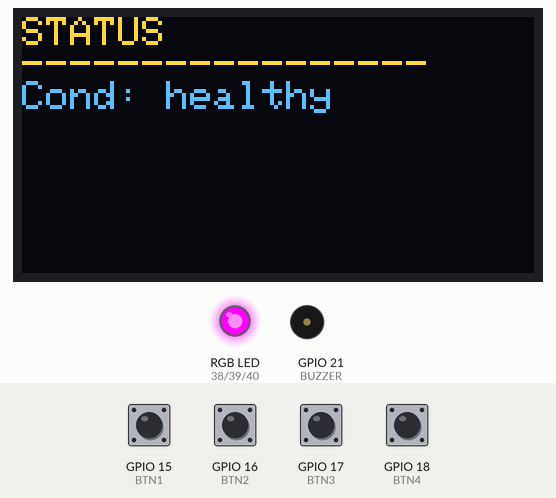
Simulated run of this sketch. Board: ESP32. Shown: 128×64 one-colour display, an RGB LED mixed from three pins (HIGH = lit), buzzer (waves = sounding, pin HIGH). The test bench sets the inputs (shaded band); at power-on: GPIO 15 (BTN1), GPIO 16 (BTN2), GPIO 17 (BTN3), GPIO 18 (BTN4) HIGH. The OLED is the two-colour kind (top 16 rows yellow); WiFi joins after 1.5 s; servers stay silent unless stated; what the sketch prints to the serial monitor is not drawn.

Above: at 1.7 s.
1.8 s: GPIO 17 (BTN3) pulled LOW for 0.15 s
At 2.15 s:
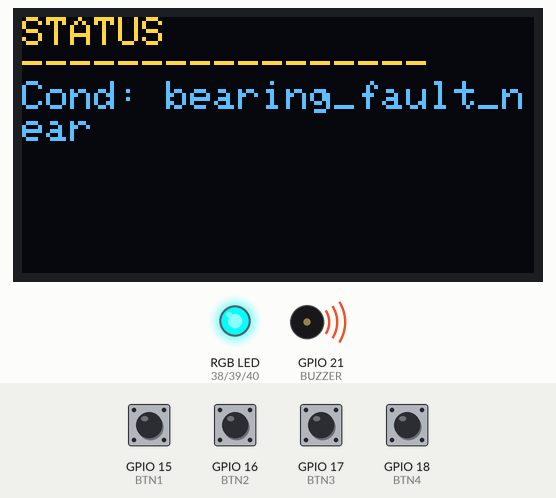
2.5 s: GPIO 15 (BTN1) pulled LOW for 0.15 s
At 2.85 s:
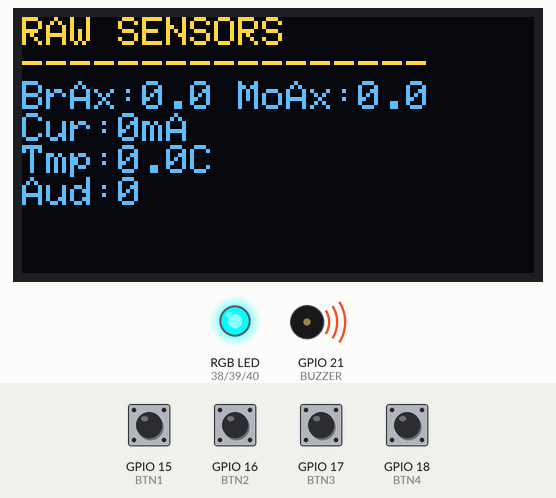
3.2 s: GPIO 18 (BTN4) pulled LOW for 0.15 s
At 4.4 s:
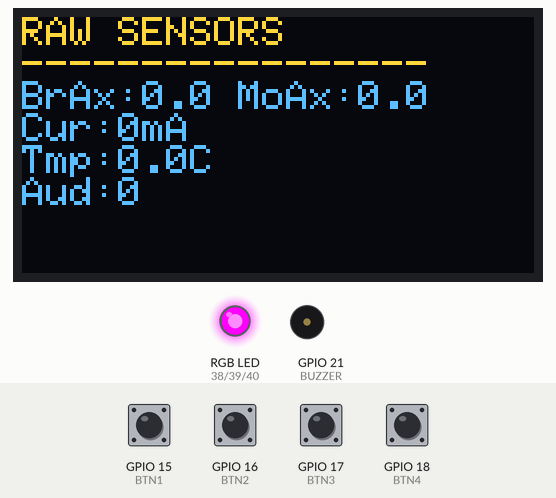
4.8 s: GPIO 18 (BTN4) pulled LOW for 1 s
At 5.4 s:
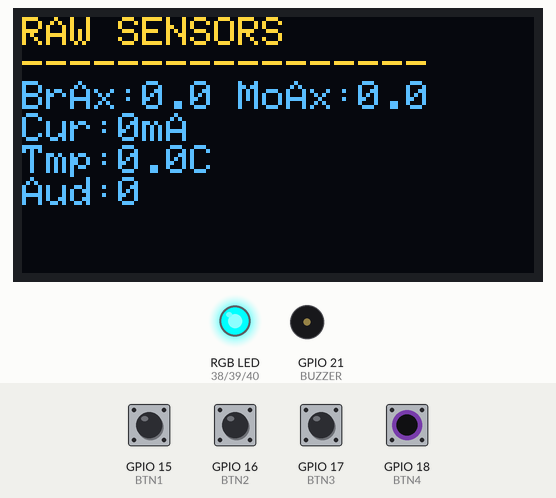
6.4 s: GPIO 16 (BTN2) pulled LOW for 0.15 s
At 6.69 s:
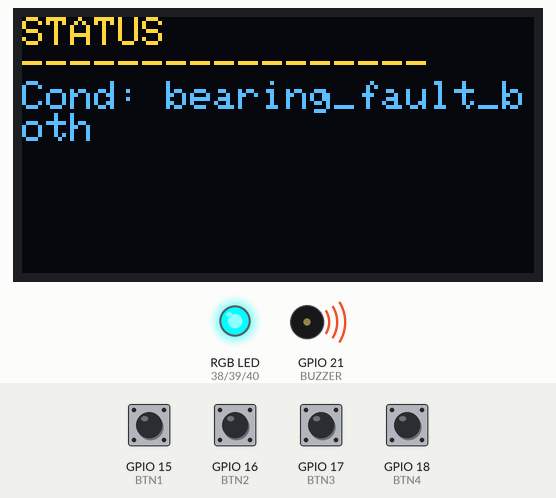
7.1 s: GPIO 17 (BTN3) pulled LOW for 1 s
At 7.34 s:
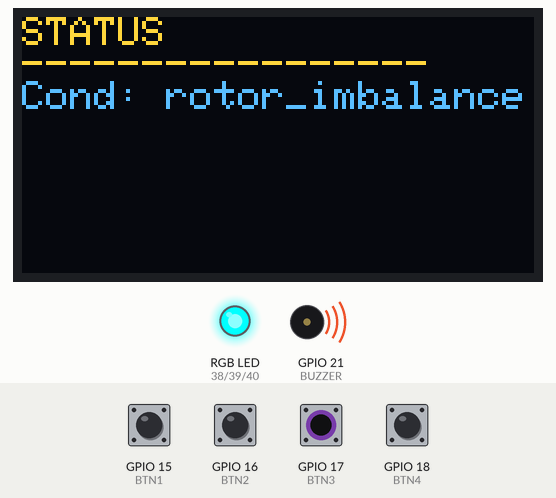
Timing chart, 0 to 10.1 s (numbered marks = the images above; inputs shaded):
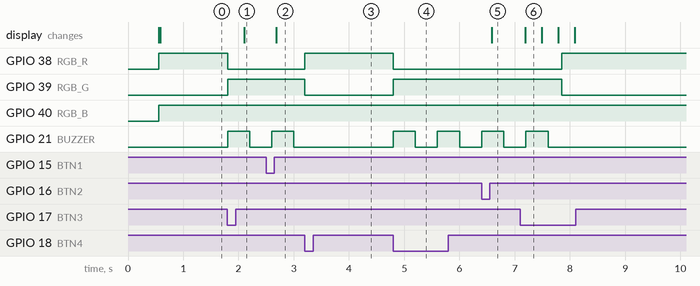

Measured:
- after the input at 1.8 s, GPIO 38 (RGB_R): HIGH → LOW at once; GPIO 39 (RGB_G): LOW → HIGH at once; GPIO 21 (BUZZER): LOW → HIGH at once, → LOW 0.40 s later; the display: changes after 0.30 s (image 1)
- after the input at 2.5 s, the display: changes after 0.18 s (image 2)
- after the input at 3.2 s, GPIO 38 (RGB_R): LOW → HIGH at once; GPIO 39 (RGB_G): HIGH → LOW at once; GPIO 21 (BUZZER): stops changing and stays LOW
- after the input at 4.8 s, GPIO 38 (RGB_R): HIGH → LOW at once; GPIO 39 (RGB_G): LOW → HIGH at once; GPIO 21 (BUZZER): alternates HIGH for 0.40 s and LOW for 0.40 s, starting at once
- after the input at 6.4 s, the display: changes after 0.19 s (image 5)
- after the input at 7.1 s, GPIO 38 (RGB_R): LOW → HIGH after 0.75 s; GPIO 39 (RGB_G): HIGH → LOW after 0.75 s; GPIO 21 (BUZZER): goes on until 7.6 s, then stays LOW; the display: changes after 0.09 s (image 6)

The sketch:

receiver_demo.ino
```cpp
// RECEIVER - DEMO MODE FOR VIDEO RECORDING (with web page control)
// Standalone demo sketch - not the real live-inference receiver.
//
// Real sensor data still flows in live via ESP-NOW and is shown on the raw
// sensor page (Button 1) - that page is genuine, not hardcoded.
//
// The "current condition" on the status page (Button 2) can be changed
// THREE ways: physical Button 3 (next) / Button 4 (previous), OR by
// connecting to this board's own WiFi hotspot and clicking a status on
// the web page it hosts.
//
// WiFi hotspot: SSID "PredictiveMaintenance", password "maintenance123"
// After connecting, open a browser to: http://192.168.4.1

#include <WiFi.h>
#include <esp_now.h>
#include <WebServer.h>
#include <SPI.h>
#include <Adafruit_GFX.h>
#include <Adafruit_SSD1306.h>

#define FRAME_SIZE 75
#define PAYLOAD_SIZE 72
#define SYNC_BYTE_1 0xAA
#define SYNC_BYTE_2 0x55

// ---- OLED pins (SPI) ----
#define OLED_CS   8
#define OLED_DC   9
#define OLED_RST  10
#define OLED_MOSI 11
#define OLED_SCK  12
#define SCREEN_WIDTH 128
#define SCREEN_HEIGHT 64
Adafruit_SSD1306 display(SCREEN_WIDTH, SCREEN_HEIGHT, &SPI, OLED_DC, OLED_RST, OLED_CS);

// ---- Buttons ----
#define BTN1 15
#define BTN2 16
#define BTN3 17
#define BTN4 18

// ---- Buzzer ----
#define BUZZER 21

// ---- RGB LED (common anode - LOW = on) ----
#define RGB_R 38
#define RGB_G 39
#define RGB_B 40

// ---- WiFi hotspot settings ----
const char* AP_SSID = "PredictiveMaintenance";
const char* AP_PASSWORD = "maintenance123";
const int WIFI_CHANNEL = 1;

WebServer server(80);

// ---- The 7 trained fault classes ----
const char* DEMO_LABELS[] = {
  "healthy",
  "bearing_fault_near",
  "bearing_fault_far",
  "bearing_fault_both",
  "rotor_imbalance",
  "shaft_misalignment",
  "mechanical_looseness"
};
const int NUM_DEMO_LABELS = 7;
int currentDemoIndex = 0;

// ---- Latest raw sensor values (real, live) ----
float latest_bearing_ax, latest_bearing_ay, latest_bearing_az;
float latest_motor_ax, latest_motor_ay, latest_motor_az;
float latest_current_mA, latest_temperature_C, latest_audio_rms;

// ---- Display / UI state ----
int displayPage = 1;
unsigned long lastOledUpdate = 0;
const unsigned long OLED_UPDATE_INTERVAL = 300;

// ---- Buzzer state ----
unsigned long lastBeepTime = 0;
bool beepState = false;

// ---- Button debounce ----
unsigned long lastButtonPress = 0;
const unsigned long BUTTON_DEBOUNCE_MS = 250;


void onDataRecv(const esp_now_recv_info_t *info, const uint8_t *data, int len) {
  if (len != FRAME_SIZE) return;
  if (data[0] != SYNC_BYTE_1 || data[1] != SYNC_BYTE_2) return;

  uint8_t checksum = 0;
  for (int i = 0; i < PAYLOAD_SIZE; i++) checksum ^= data[2 + i];
  if (checksum != data[74]) return;

  const uint8_t *payload = &data[2];

  float bearing_ax, bearing_ay, bearing_az, bearing_gx, bearing_gy, bearing_gz;
  float motor_ax, motor_ay, motor_az, motor_gx, motor_gy, motor_gz;
  float bus_voltage, current, power, temperature, audio_rms;
  uint32_t packet_counter;

  memcpy(&bearing_ax, payload + 0,  4);
  memcpy(&bearing_ay, payload + 4,  4);
  memcpy(&bearing_az, payload + 8,  4);
  memcpy(&bearing_gx, payload + 12, 4);
  memcpy(&bearing_gy, payload + 16, 4);
  memcpy(&bearing_gz, payload + 20, 4);
  memcpy(&motor_ax,   payload + 24, 4);
  memcpy(&motor_ay,   payload + 28, 4);
  memcpy(&motor_az,   payload + 32, 4);
  memcpy(&motor_gx,   payload + 36, 4);
  memcpy(&motor_gy,   payload + 40, 4);
  memcpy(&motor_gz,   payload + 44, 4);
  memcpy(&bus_voltage,payload + 48, 4);
  memcpy(&current,    payload + 52, 4);
  memcpy(&power,       payload + 56, 4);
  memcpy(&temperature,payload + 60, 4);
  memcpy(&audio_rms,  payload + 64, 4);
  memcpy(&packet_counter, payload + 68, 4);

  latest_bearing_ax = bearing_ax; latest_bearing_ay = bearing_ay; latest_bearing_az = bearing_az;
  latest_motor_ax = motor_ax; latest_motor_ay = motor_ay; latest_motor_az = motor_az;
  latest_current_mA = current; latest_temperature_C = temperature; latest_audio_rms = audio_rms;
}

void setRgbColor(int r, int g, int b) {
  digitalWrite(RGB_R, r ? LOW : HIGH);
  digitalWrite(RGB_G, g ? LOW : HIGH);
  digitalWrite(RGB_B, b ? LOW : HIGH);
}

void updateRgbAndBuzzer() {
  bool isFault = (currentDemoIndex != 0);

  if (isFault) {
    setRgbColor(HIGH, LOW, LOW);
    unsigned long now = millis();
    if (now - lastBeepTime >= 400) {
      beepState = !beepState;
      digitalWrite(BUZZER, beepState ? HIGH : LOW);
      lastBeepTime = now;
    }
  } else {
    setRgbColor(LOW, HIGH, LOW);
    digitalWrite(BUZZER, LOW);
  }
}

void updateOledDisplay() {
  unsigned long now = millis();
  if (now - lastOledUpdate < OLED_UPDATE_INTERVAL) return;
  lastOledUpdate = now;

  display.clearDisplay();
  display.setTextSize(1);
  display.setTextColor(SSD1306_WHITE);
  display.setCursor(0, 0);

  if (displayPage == 1) {
    display.println("STATUS");
    display.println("-----------------");
    display.print("Cond: ");
    display.println(DEMO_LABELS[currentDemoIndex]);
  } else {
    display.println("RAW SENSORS");
    display.println("-----------------");
    display.print("BrAx:"); display.print(latest_bearing_ax, 1);
    display.print(" MoAx:"); display.println(latest_motor_ax, 1);
    display.print("Cur:"); display.print(latest_current_mA, 0); display.println("mA");
    display.print("Tmp:"); display.print(latest_temperature_C, 1); display.println("C");
    display.print("Aud:"); display.println(latest_audio_rms, 0);
  }

  display.display();
}

void checkButtons() {
  unsigned long now = millis();
  if (now - lastButtonPress < BUTTON_DEBOUNCE_MS) return;

  if (digitalRead(BTN1) == LOW) {
    displayPage = 0;
    lastButtonPress = now;
  } else if (digitalRead(BTN2) == LOW) {
    displayPage = 1;
    lastButtonPress = now;
  } else if (digitalRead(BTN3) == LOW) {
    currentDemoIndex = (currentDemoIndex + 1) % NUM_DEMO_LABELS;
    lastButtonPress = now;
  } else if (digitalRead(BTN4) == LOW) {
    currentDemoIndex = (currentDemoIndex - 1 + NUM_DEMO_LABELS) % NUM_DEMO_LABELS;
    lastButtonPress = now;
  }
}

// ---- Web server handlers ----

String buildWebPage() {
  String html = "<!DOCTYPE html><html><head><title>Predictive Maintenance Demo</title>";
  html += "<meta name='viewport' content='width=device-width, initial-scale=1'>";
  html += "<style>";
  html += "body{font-family:sans-serif;background:#1e1e2f;color:#fff;text-align:center;padding:20px;}";
  html += "h1{font-size:20px;color:#8ab4f8;}";
  html += "p.current{font-size:16px;color:#9be29b;margin-bottom:20px;}";
  html += "a.btn{display:block;margin:10px auto;padding:16px;width:80%;max-width:320px;";
  html += "background:#2f5496;color:#fff;text-decoration:none;border-radius:8px;font-size:16px;}";
  html += "a.btn.active{background:#c0392b;}";
  html += "</style></head><body>";
  html += "<h1>Receiver Status Control</h1>";
  html += "<p class='current'>Current: " + String(DEMO_LABELS[currentDemoIndex]) + "</p>";

  for (int i = 0; i < NUM_DEMO_LABELS; i++) {
    String activeClass = (i == currentDemoIndex) ? " active" : "";
    html += "<a class='btn" + activeClass + "' href='/set?state=" + String(i) + "'>" + String(DEMO_LABELS[i]) + "</a>";
  }

  html += "</body></html>";
  return html;
}

void handleRoot() {
  server.send(200, "text/html", buildWebPage());
}

void handleSetState() {
  if (server.hasArg("state")) {
    int newState = server.arg("state").toInt();
    if (newState >= 0 && newState < NUM_DEMO_LABELS) {
      currentDemoIndex = newState;
    }
  }
  server.sendHeader("Location", "/");
  server.send(303);
}

void setup() {
  Serial.begin(460800);
  delay(500);

  pinMode(BTN1, INPUT_PULLUP);
  pinMode(BTN2, INPUT_PULLUP);
  pinMode(BTN3, INPUT_PULLUP);
  pinMode(BTN4, INPUT_PULLUP);
  pinMode(BUZZER, OUTPUT);
  pinMode(RGB_R, OUTPUT);
  pinMode(RGB_G, OUTPUT);
  pinMode(RGB_B, OUTPUT);
  digitalWrite(BUZZER, LOW);

  if (!display.begin(SSD1306_SWITCHCAPVCC)) {
    Serial.println("OLED init FAILED");
  } else {
    display.clearDisplay();
    display.setTextSize(1);
    display.setTextColor(SSD1306_WHITE);
    display.setCursor(0, 0);
    display.println("Demo mode starting...");
    display.display();
  }

  WiFi.mode(WIFI_AP_STA);   // FIXED: was WIFI_AP - AP-only mode disabled the
                             // STA interface that ESP-NOW needs to receive
                             // incoming packets from the transmitter
  WiFi.softAP(AP_SSID, AP_PASSWORD, WIFI_CHANNEL);
  Serial.print("AP started. Connect to WiFi '");
  Serial.print(AP_SSID);
  Serial.println("' then browse to http://192.168.4.1");

  if (esp_now_init() != ESP_OK) {
    Serial.println("ESP-NOW init FAILED");
    return;
  }
  esp_now_register_recv_cb(onDataRecv);

  server.on("/", handleRoot);
  server.on("/set", handleSetState);
  server.begin();
  Serial.println("Web server started. Receiver DEMO MODE ready.");
}

void loop() {
  server.handleClient();
  checkButtons();
  updateRgbAndBuzzer();
  updateOledDisplay();
}
```
